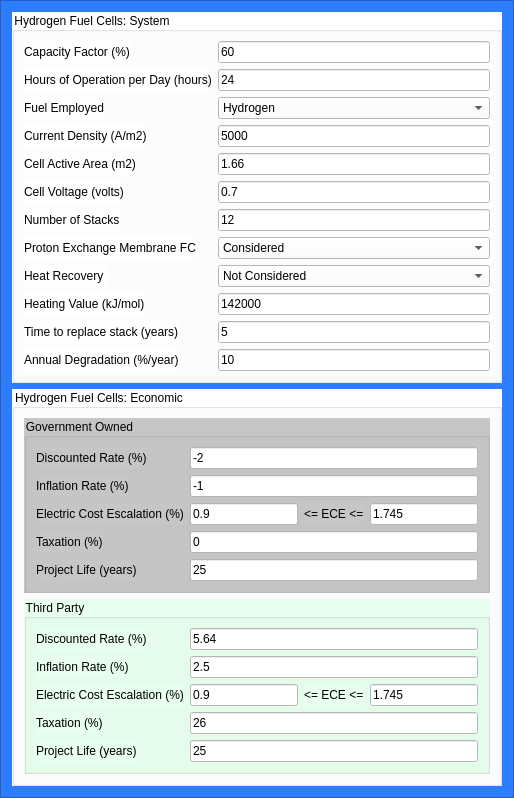
          <widget class="QFrame" name="hydrogen_frame">
           <property name="styleSheet">
            <string notr="true">background-color: rgb(44, 125, 255);</string>
           </property>
           <property name="frameShape">
            <enum>QFrame::StyledPanel</enum>
           </property>
           <property name="frameShadow">
            <enum>QFrame::Raised</enum>
           </property>
           <layout class="QVBoxLayout" name="verticalLayout_5">
            <item>
             <widget class="QGroupBox" name="hydrogen_system_groupBox">
              <property name="styleSheet">
               <string notr="true">background-color: rgb(255, 255, 255);
font: 700 16pt &quot;Segoe UI&quot;;</string>
              </property>
              <property name="title">
               <string>Hydrogen Fuel Cells: System</string>
              </property>
              <layout class="QFormLayout" name="formLayout_14">
               <item row="0" column="0">
                <widget class="QLabel" name="h_cap_fac_label">
                 <property name="styleSheet">
                  <string notr="true">font: 10pt &quot;Segoe UI&quot;;</string>
                 </property>
                 <property name="text">
                  <string>Capacity Factor (%)</string>
                 </property>
                </widget>
               </item>
               <item row="0" column="1">
                <widget class="QLineEdit" name="h_cap_fac_lineEdit">
                 <property name="styleSheet">
                  <string notr="true">font: 10pt &quot;Segoe UI&quot;;</string>
                 </property>
                 <property name="text">
                  <string>60</string>
                 </property>
                </widget>
               </item>
               <item row="1" column="0">
                <widget class="QLabel" name="hrs_oper_label">
                 <property name="styleSheet">
                  <string notr="true">font: 10pt &quot;Segoe UI&quot;;</string>
                 </property>
                 <property name="text">
                  <string>Hours of Operation per Day (hours)</string>
                 </property>
                </widget>
               </item>
               <item row="1" column="1">
                <widget class="QLineEdit" name="hrs_oper_lineEdit">
                 <property name="styleSheet">
                  <string notr="true">font: 10pt &quot;Segoe UI&quot;;</string>
                 </property>
                 <property name="text">
                  <string>24</string>
                 </property>
                </widget>
               </item>
               <item row="2" column="0">
                <widget class="QLabel" name="fuel_emp_label">
                 <property name="styleSheet">
                  <string notr="true">font: 10pt &quot;Segoe UI&quot;;</string>
                 </property>
                 <property name="text">
                  <string>Fuel Employed</string>
                 </property>
                </widget>
               </item>
               <item row="2" column="1">
                <widget class="QComboBox" name="fuel_emp_comboBox">
                 <property name="styleSheet">
                  <string notr="true">font: 10pt &quot;Segoe UI&quot;;</string>
                 </property>
                 <item>
                  <property name="text">
                   <string>Hydrogen</string>
                  </property>
                 </item>
                </widget>
               </item>
               <item row="3" column="0">
                <widget class="QLabel" name="cur_den_label">
                 <property name="styleSheet">
                  <string notr="true">font: 10pt &quot;Segoe UI&quot;;</string>
                 </property>
                 <property name="text">
                  <string>Current Density (A/m2)</string>
                 </property>
                </widget>
               </item>
               <item row="3" column="1">
                <widget class="QLineEdit" name="cur_den_lineEdit">
                 <property name="styleSheet">
                  <string notr="true">font: 10pt &quot;Segoe UI&quot;;</string>
                 </property>
                 <property name="text">
                  <string>5000</string>
                 </property>
                </widget>
               </item>
               <item row="5" column="0">
                <widget class="QLabel" name="cell_volt_label">
                 <property name="styleSheet">
                  <string notr="true">font: 10pt &quot;Segoe UI&quot;;</string>
                 </property>
                 <property name="text">
                  <string>Cell Voltage (volts)</string>
                 </property>
                </widget>
               </item>
               <item row="5" column="1">
                <widget class="QLineEdit" name="cell_volt_lineEdit">
                 <property name="styleSheet">
                  <string notr="true">font: 10pt &quot;Segoe UI&quot;;</string>
                 </property>
                 <property name="text">
                  <string>0.7</string>
                 </property>
                </widget>
               </item>
               <item row="4" column="0">
                <widget class="QLabel" name="cell_act_area_label">
                 <property name="styleSheet">
                  <string notr="true">font: 10pt &quot;Segoe UI&quot;;</string>
                 </property>
                 <property name="text">
                  <string>Cell Active Area (m2)</string>
                 </property>
                </widget>
               </item>
               <item row="4" column="1">
                <widget class="QLineEdit" name="cell_act_area_lineEdit">
                 <property name="styleSheet">
                  <string notr="true">font: 10pt &quot;Segoe UI&quot;;</string>
                 </property>
                 <property name="text">
                  <string>1.66</string>
                 </property>
                </widget>
               </item>
               <item row="6" column="0">
                <widget class="QLabel" name="Nstacks_label">
                 <property name="styleSheet">
                  <string notr="true">font: 10pt &quot;Segoe UI&quot;;</string>
                 </property>
                 <property name="text">
                  <string>Number of Stacks</string>
                 </property>
                </widget>
               </item>
               <item row="6" column="1">
                <widget class="QLineEdit" name="Nstacks_lineEdit">
                 <property name="styleSheet">
                  <string notr="true">font: 10pt &quot;Segoe UI&quot;;</string>
                 </property>
                 <property name="text">
                  <string>12</string>
                 </property>
                </widget>
               </item>
               <item row="7" column="0">
                <widget class="QLabel" name="prot_exch_label">
                 <property name="styleSheet">
                  <string notr="true">font: 10pt &quot;Segoe UI&quot;;</string>
                 </property>
                 <property name="text">
                  <string>Proton Exchange Membrane FC</string>
                 </property>
                </widget>
               </item>
               <item row="7" column="1">
                <widget class="QComboBox" name="prot_exch_comboBox">
                 <property name="styleSheet">
                  <string notr="true">font: 10pt &quot;Segoe UI&quot;;</string>
                 </property>
                 <item>
                  <property name="text">
                   <string>Considered</string>
                  </property>
                 </item>
                </widget>
               </item>
               <item row="8" column="0">
                <widget class="QLabel" name="heat_rec_label">
                 <property name="styleSheet">
                  <string notr="true">font: 10pt &quot;Segoe UI&quot;;</string>
                 </property>
                 <property name="text">
                  <string>Heat Recovery </string>
                 </property>
                </widget>
               </item>
               <item row="8" column="1">
                <widget class="QComboBox" name="heat_rec_comboBox">
                 <property name="styleSheet">
                  <string notr="true">font: 10pt &quot;Segoe UI&quot;;</string>
                 </property>
                 <item>
                  <property name="text">
                   <string>Not Considered</string>
                  </property>
                 </item>
                </widget>
               </item>
               <item row="9" column="0">
                <widget class="QLabel" name="heat_val_label">
                 <property name="styleSheet">
                  <string notr="true">font: 10pt &quot;Segoe UI&quot;;</string>
                 </property>
                 <property name="text">
                  <string>Heating Value (kJ/mol)</string>
                 </property>
                </widget>
               </item>
               <item row="9" column="1">
                <widget class="QLineEdit" name="heat_val_lineEdit">
                 <property name="styleSheet">
                  <string notr="true">font: 10pt &quot;Segoe UI&quot;;</string>
                 </property>
                 <property name="text">
                  <string>142000</string>
                 </property>
                </widget>
               </item>
               <item row="10" column="0">
                <widget class="QLabel" name="stack_replace_label">
                 <property name="styleSheet">
                  <string notr="true">font: 10pt &quot;Segoe UI&quot;;</string>
                 </property>
                 <property name="text">
                  <string>Time to replace stack (years)</string>
                 </property>
                </widget>
               </item>
               <item row="10" column="1">
                <widget class="QLineEdit" name="stack_replace_lineEdit">
                 <property name="styleSheet">
                  <string notr="true">font: 10pt &quot;Segoe UI&quot;;</string>
                 </property>
                 <property name="text">
                  <string>5</string>
                 </property>
                </widget>
               </item>
               <item row="11" column="0">
                <widget class="QLabel" name="annual_degrade_label">
                 <property name="styleSheet">
                  <string notr="true">font: 10pt &quot;Segoe UI&quot;;</string>
                 </property>
                 <property name="text">
                  <string>Annual Degradation (%/year)</string>
                 </property>
                </widget>
               </item>
               <item row="11" column="1">
                <widget class="QLineEdit" name="annual_degrade_lineEdit">
                 <property name="styleSheet">
                  <string notr="true">font: 10pt &quot;Segoe UI&quot;;</string>
                 </property>
                 <property name="text">
                  <string>10</string>
                 </property>
                </widget>
               </item>
              </layout>
             </widget>
            </item>
            <item>
             <widget class="QGroupBox" name="hydrogen_econ_groupBox">
              <property name="styleSheet">
               <string notr="true">background-color: rgb(255, 255, 255);font: 700 16pt &quot;Segoe UI&quot;;</string>
              </property>
              <property name="title">
               <string>Hydrogen Fuel Cells: Economic</string>
              </property>
              <layout class="QVBoxLayout" name="verticalLayout_10">
               <item>
                <widget class="QGroupBox" name="hydrogen_gov_groupBox">
                 <property name="styleSheet">
                  <string notr="true">background-color: rgb(198, 198, 198);font: 700 14pt &quot;Segoe UI&quot;;</string>
                 </property>
                 <property name="title">
                  <string>Government Owned</string>
                 </property>
                 <layout class="QFormLayout" name="formLayout_11">
                  <item row="0" column="0">
                   <widget class="QLabel" name="hg_disc_rate_label">
                    <property name="styleSheet">
                     <string notr="true">font: 10pt &quot;Segoe UI&quot;;</string>
                    </property>
                    <property name="text">
                     <string>Discounted Rate (%)</string>
                    </property>
                   </widget>
                  </item>
                  <item row="0" column="1">
                   <widget class="QLineEdit" name="hg_disc_rate_lineEdit">
                    <property name="styleSheet">
                     <string notr="true">font: 10pt &quot;Segoe UI&quot;;
background-color: rgb(255, 255, 255);</string>
                    </property>
                    <property name="text">
                     <string>-2</string>
                    </property>
                   </widget>
                  </item>
                  <item row="1" column="0">
                   <widget class="QLabel" name="hg_infl_rate_label">
                    <property name="styleSheet">
                     <string notr="true">font: 10pt &quot;Segoe UI&quot;;</string>
                    </property>
                    <property name="text">
                     <string>Inflation Rate (%)</string>
                    </property>
                   </widget>
                  </item>
                  <item row="1" column="1">
                   <widget class="QLineEdit" name="hg_infl_rate_lineEdit">
                    <property name="styleSheet">
                     <string notr="true">font: 10pt &quot;Segoe UI&quot;;
background-color: rgb(255, 255, 255);</string>
                    </property>
                    <property name="text">
                     <string>-1</string>
                    </property>
                   </widget>
                  </item>
                  <item row="2" column="0">
                   <widget class="QLabel" name="hg_ece_label">
                    <property name="styleSheet">
                     <string notr="true">font: 10pt &quot;Segoe UI&quot;;</string>
                    </property>
                    <property name="text">
                     <string>Electric Cost Escalation (%)</string>
                    </property>
                   </widget>
                  </item>
                  <item row="2" column="1">
                   <layout class="QHBoxLayout" name="horizontalLayout_11">
                    <item>
                     <widget class="QLineEdit" name="hg_ece_LB_lineEdit">
                      <property name="styleSheet">
                       <string notr="true">font: 10pt &quot;Segoe UI&quot;;
background-color: rgb(255, 255, 255);</string>
                      </property>
                      <property name="text">
                       <string>0.9</string>
                      </property>
                     </widget>
                    </item>
                    <item>
                     <widget class="QLabel" name="hg_ece_dividing_label">
                      <property name="styleSheet">
                       <string notr="true">font: 10pt &quot;Segoe UI&quot;;</string>
                      </property>
                      <property name="text">
                       <string>&lt;= ECE &lt;=</string>
                      </property>
                     </widget>
                    </item>
                    <item>
                     <widget class="QLineEdit" name="hg_ece_UB_lineEdit">
                      <property name="styleSheet">
                       <string notr="true">font: 10pt &quot;Segoe UI&quot;;
background-color: rgb(255, 255, 255);</string>
                      </property>
                      <property name="text">
                       <string>1.745</string>
                      </property>
                     </widget>
                    </item>
                   </layout>
                  </item>
                  <item row="3" column="0">
                   <widget class="QLabel" name="hg_tax_label">
                    <property name="styleSheet">
                     <string notr="true">font: 10pt &quot;Segoe UI&quot;;</string>
                    </property>
                    <property name="text">
                     <string>Taxation (%)</string>
                    </property>
                   </widget>
                  </item>
                  <item row="3" column="1">
                   <widget class="QLineEdit" name="hg_tax_lineEdit">
                    <property name="styleSheet">
                     <string notr="true">font: 10pt &quot;Segoe UI&quot;;
background-color: rgb(255, 255, 255);</string>
                    </property>
                    <property name="text">
                     <string>0</string>
                    </property>
                   </widget>
                  </item>
                  <item row="4" column="0">
                   <widget class="QLabel" name="hg_proj_life_label">
                    <property name="styleSheet">
                     <string notr="true">font: 10pt &quot;Segoe UI&quot;;</string>
                    </property>
                    <property name="text">
                     <string>Project Life (years)</string>
                    </property>
                   </widget>
                  </item>
                  <item row="4" column="1">
                   <widget class="QLineEdit" name="hg_proj_life_lineEdit">
                    <property name="styleSheet">
                     <string notr="true">font: 10pt &quot;Segoe UI&quot;;
background-color: rgb(255, 255, 255);</string>
                    </property>
                    <property name="text">
                     <string>25</string>
                    </property>
                   </widget>
                  </item>
                 </layout>
                </widget>
               </item>
               <item>
                <widget class="QGroupBox" name="hydrogen_thrd_groupBox">
                 <property name="styleSheet">
                  <string notr="true">background-color: rgb(233, 255, 237);font: 700 14pt &quot;Segoe UI&quot;;</string>
                 </property>
                 <property name="title">
                  <string>Third Party</string>
                 </property>
                 <layout class="QFormLayout" name="formLayout_10">
                  <item row="0" column="0">
                   <widget class="QLabel" name="ht_disc_rate_label">
                    <property name="styleSheet">
                     <string notr="true">font: 10pt &quot;Segoe UI&quot;;</string>
                    </property>
                    <property name="text">
                     <string>Discounted Rate (%)</string>
                    </property>
                   </widget>
                  </item>
                  <item row="0" column="1">
                   <widget class="QLineEdit" name="ht_disc_rate_lineEdit">
                    <property name="styleSheet">
                     <string notr="true">font: 10pt &quot;Segoe UI&quot;;
background-color: rgb(255, 255, 255);</string>
                    </property>
                    <property name="text">
                     <string>5.64</string>
                    </property>
                   </widget>
                  </item>
                  <item row="1" column="0">
                   <widget class="QLabel" name="ht_infl_rate_label">
                    <property name="styleSheet">
                     <string notr="true">font: 10pt &quot;Segoe UI&quot;;</string>
                    </property>
                    <property name="text">
                     <string>Inflation Rate (%)</string>
                    </property>
                   </widget>
                  </item>
                  <item row="1" column="1">
                   <widget class="QLineEdit" name="ht_infl_rate_lineEdit">
                    <property name="styleSheet">
                     <string notr="true">font: 10pt &quot;Segoe UI&quot;;
background-color: rgb(255, 255, 255);</string>
                    </property>
                    <property name="text">
                     <string>2.5</string>
                    </property>
                   </widget>
                  </item>
                  <item row="2" column="0">
                   <widget class="QLabel" name="ht_ece_label">
                    <property name="sizePolicy">
                     <sizepolicy hsizetype="Preferred" vsizetype="Preferred">
                      <horstretch>0</horstretch>
                      <verstretch>0</verstretch>
                     </sizepolicy>
                    </property>
                    <property name="styleSheet">
                     <string notr="true">font: 10pt &quot;Segoe UI&quot;;</string>
                    </property>
                    <property name="text">
                     <string>Electric Cost Escalation (%)</string>
                    </property>
                   </widget>
                  </item>
                  <item row="2" column="1">
                   <layout class="QHBoxLayout" name="horizontalLayout_10">
                    <item>
                     <widget class="QLineEdit" name="ht_ece_LB_lineEdit">
                      <property name="styleSheet">
                       <string notr="true">font: 10pt &quot;Segoe UI&quot;;
background-color: rgb(255, 255, 255);</string>
                      </property>
                      <property name="text">
                       <string>0.9</string>
                      </property>
                     </widget>
                    </item>
                    <item>
                     <widget class="QLabel" name="ht_ece_dividing_label">
                      <property name="styleSheet">
                       <string notr="true">font: 10pt &quot;Segoe UI&quot;;</string>
                      </property>
                      <property name="text">
                       <string>&lt;= ECE &lt;=</string>
                      </property>
                     </widget>
                    </item>
                    <item>
                     <widget class="QLineEdit" name="ht_ece_UB_lineEdit">
                      <property name="styleSheet">
                       <string notr="true">font: 10pt &quot;Segoe UI&quot;;
background-color: rgb(255, 255, 255);</string>
                      </property>
                      <property name="text">
                       <string>1.745</string>
                      </property>
                     </widget>
                    </item>
                   </layout>
                  </item>
                  <item row="3" column="0">
                   <widget class="QLabel" name="ht_tax_label">
                    <property name="styleSheet">
                     <string notr="true">font: 10pt &quot;Segoe UI&quot;;</string>
                    </property>
                    <property name="text">
                     <string>Taxation (%)</string>
                    </property>
                   </widget>
                  </item>
                  <item row="3" column="1">
                   <widget class="QLineEdit" name="ht_tax_lineEdit">
                    <property name="styleSheet">
                     <string notr="true">font: 10pt &quot;Segoe UI&quot;;
background-color: rgb(255, 255, 255);</string>
                    </property>
                    <property name="text">
                     <string>26</string>
                    </property>
                   </widget>
                  </item>
                  <item row="4" column="0">
                   <widget class="QLabel" name="ht_proj_life_label">
                    <property name="styleSheet">
                     <string notr="true">font: 10pt &quot;Segoe UI&quot;;</string>
                    </property>
                    <property name="text">
                     <string>Project Life (years)</string>
                    </property>
                   </widget>
                  </item>
                  <item row="4" column="1">
                   <widget class="QLineEdit" name="ht_proj_life_lineEdit">
                    <property name="styleSheet">
                     <string notr="true">font: 10pt &quot;Segoe UI&quot;;
background-color: rgb(255, 255, 255);</string>
                    </property>
                    <property name="text">
                     <string>25</string>
                    </property>
                   </widget>
                  </item>
                 </layout>
                </widget>
               </item>
              </layout>
             </widget>
            </item>
           </layout>
          </widget>
